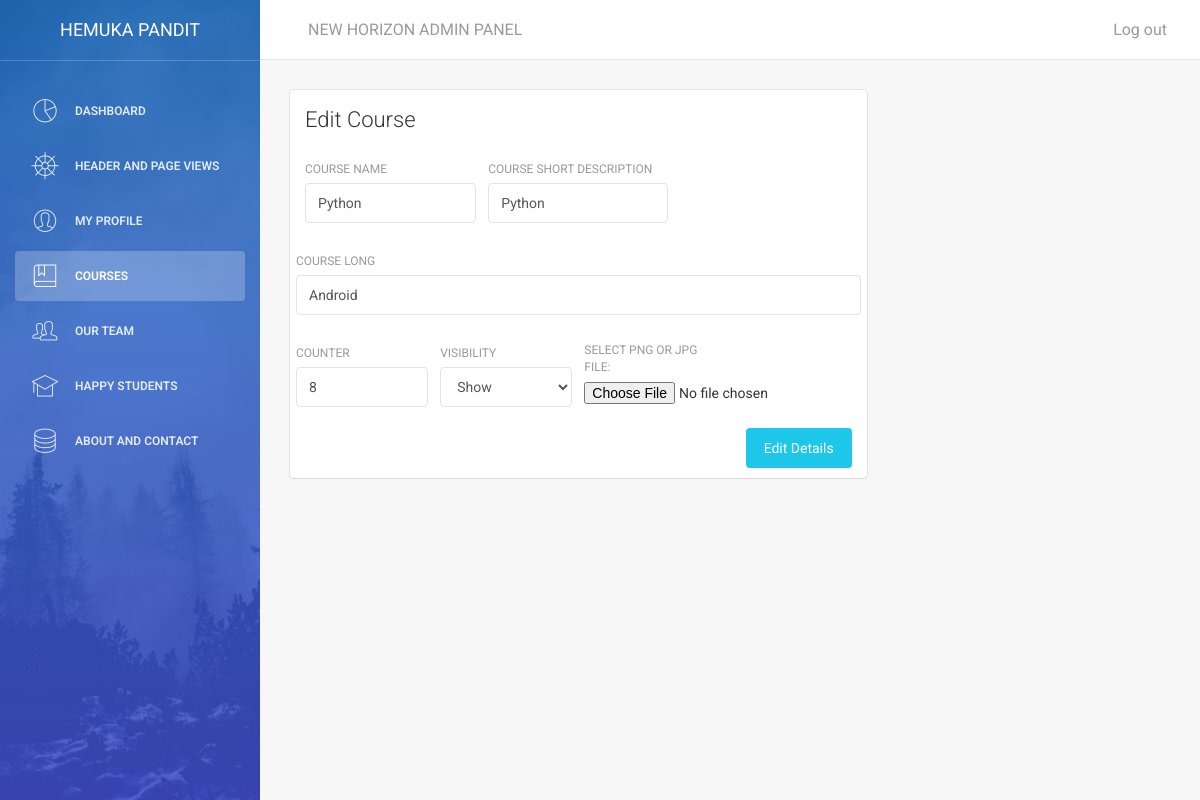
The app's page /admin/main.php?id=courses&c=cedit&cid=3 (signed in) with its own data.
### tables this page shows
CREATE TABLE `course` (
  `cid` int(11) NOT NULL,
  `cname` varchar(250) NOT NULL,
  `cheader` varchar(250) NOT NULL,
  `clong` text NOT NULL,
  `cimagename` varchar(250) NOT NULL,
  `cimagepath` varchar(250) NOT NULL,
  `cstatus` int(10) NOT NULL,
  `counter` varchar(200) NOT NULL,
  `created` int(250) NOT NULL,
  `edited` int(250) NOT NULL
);

### admin/class/aptech.dbConnect.php (called while the page is built, shortened)
<?php
class dbConnect
{
  public function __construct()
   {
     $this->db=new mysqli(DB_SERVER,DB_USER,DB_PASSWORD,DB_DATABASE);
   }
}
?>

### admin/class/class.Course.php (the view, shortened to what this page needs)
<?php
include_once('aptech.dbConnect.php');
class course extends dbConnect
{
  public function editCourse($cid)
  {
    $sqledit="SELECT * FROM `course` WHERE `cid`= $cid";
    $result=mysqli_query($this->db,$sqledit);
    while($row=mysqli_fetch_array($result))
    {
      $cid=$row['cid'];
      $cname=$row['cname'];
      $cheader=$row['cheader'];
      $clong=$row['clong'];
      $counter=$row['counter'];
      $cstatus=$row['cstatus'];
      if($cstatus==1)
      {
        $a=1;
        @$b=Show;
        $c=0;
        @$d=Dont;
      }
      else {
        $a=0;
        @$b=Dont;
        $c=1;
        @$d=Show;
      }
      echo'
      <div class="content">
      <div class="container-fluid">
      <div class="row">
      <div class="col-md-8">
      <div class="card">
      <div class="header">
      <h4 class="title">Edit Course</h4>
      </div>
      <div class="content">
      <form method="post" action="main.php?id=courses&c=courses"  enctype="multipart/form-data">
      <input type="hidden"  value="'.$cid.'" name="cid">
      <div class="row">
      <div class="col-md-4">
      <div class="form-group">
      <label>Course Name</label>
      <input type="text" class="form-control" value="'.$cname.'" name="cname">
      </div>
      </div>
      <div class="col-md-4">
      <div class="form-group">
      <label>Course Short Description</label>
      <input type="text" class="form-control" value="'.$cheader.'" name="cheader">
      </div>
      </div>
      <div class="col-md-4">
      <div class="form-group">
      </div>
      </div>
      <div class="col-md-12">
      <div class="form-group">
      <label>Course Long</label>
      <input type="text" class="form-control" value="'.$clong.'" name="clong">
      </div>
      </div>
      <div class="col-md-3">
      <div class="form-group">
      <label>Counter</label>
      <input type="text" class="form-control" value="'.$counter.'" name="counter">
      </div>
      </div>
      <div class="col-md-3">
      <div class="form-group">
      <label for="sel1">Visibility</label>
      <select class="form-control" id="sel1" name="cstatus">
      <option value="'.$a.'">'.$b.'</option>
      <option value="'.$c.'">'.$d.'</option>
      </select>
      </div>
      </div>
      <div class="col-md-3">
      <div class="form-group">
      <label>  Select png or jpg file:</label>
      <input type="file" name="fileToUpload" id="fileToUpload">
      </div>
      </div>
      </div>
      <button type="submit"  value="Upload Image" name="submit" class="btn btn-info btn-fill pull-right">Edit Details</button>
      <div class="clearfix"></div>
      </form>
      </div>
      </div>
      </div>
      </div>
      </div>
      </div>';
    }
  }
}
?>

### admin/assets/css/demo.css (style rules this page uses)
.title { margin-top: 30px; margin-bottom: 25px; min-height: 32px; }

### records on screen
course: cname "Python", cheader "Python", clong "Android", counter "8", cstatus "Show"

### other values on screen
$_SESSION['uname'] "HEMUKA PANDIT"
